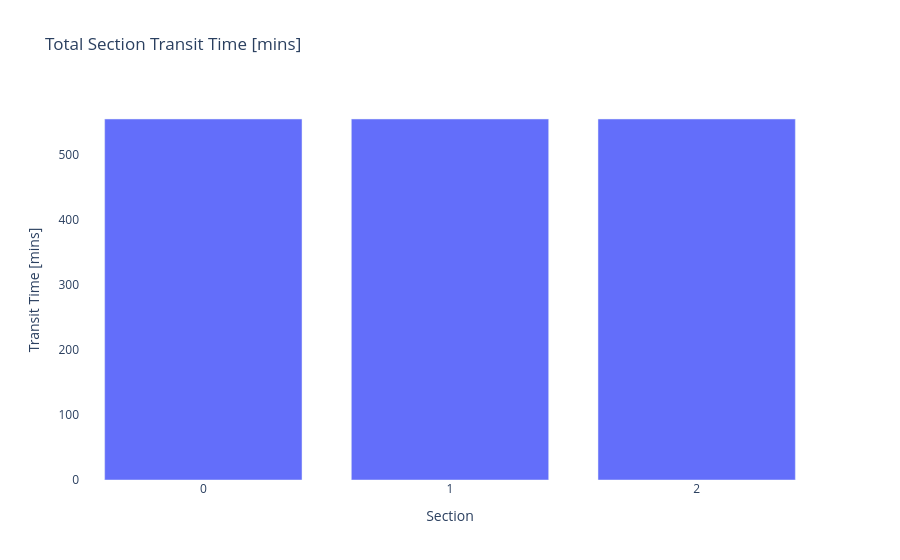

The cell this chart's notebook holds for it:
### Markdown cell above
#### Transit time per section

### Code cell
# Calculate durations in minutes
durations = [
    (row['time_stop'] - row['time_start']).total_seconds() / 60
    for _, row in df.iterrows()
]

# Create Plotly bar chart
fig = go.Figure(data=[
    go.Bar(x=df.index, y=durations)
])

# Update layout
fig.update_layout(
    title='Total Section Transit Time [mins]',
    xaxis_title='Section',
    yaxis_title='Transit Time [mins]',
    xaxis=dict(tickmode='array', tickvals=list(df.index)),
    plot_bgcolor='white',
)

fig.show()

### Figure 1 — Plotly figure (JSON) as saved in the notebook; plotly's stock layout.template omitted (floating-point values rounded to 4 significant figures)
{"data": [{"type": "bar", "x": [0, 1, 2], "y": [555.6, 555.6, 555.6]}], "layout": {"plot_bgcolor": "white", "title": {"text": "Total Section Transit Time [mins]"}, "xaxis": {"tickmode": "array", "tickvals": [0, 1, 2], "title": {"text": "Section"}}, "yaxis": {"title": {"text": "Transit Time [mins]"}}}}
